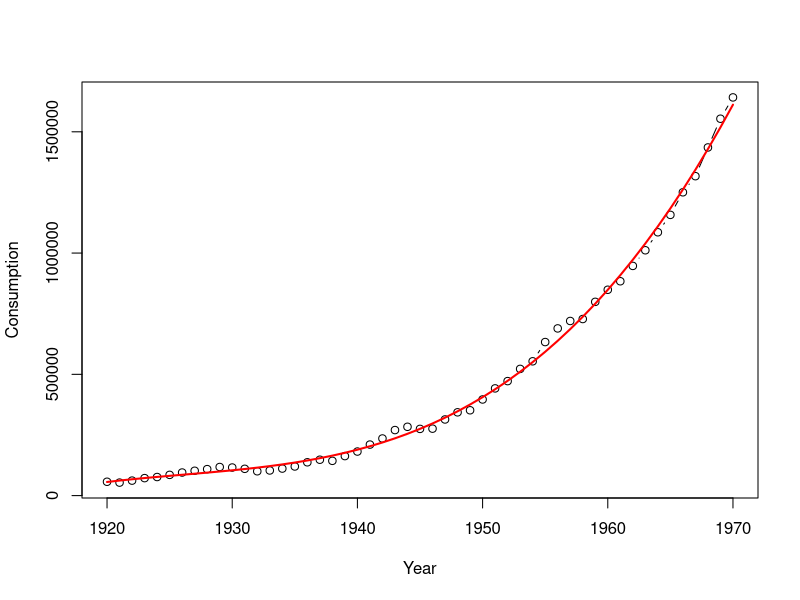

Reproduce this figure in R.
# Load Dataset
cdata <- read.csv("total-electricity-consumption-us.csv")

# Explore the data 

plot(cdata, xlab='Year', ylab='Consumption', type='b')
fitseq <- seq(1920, 1970, by=1)
lr <- lm(cdata$Consumption ~ poly(cdata$Year, 3), data=cdata)
lines(fitseq, predict(lr, data.frame(x=fitseq)), col='red', lwd=2)
